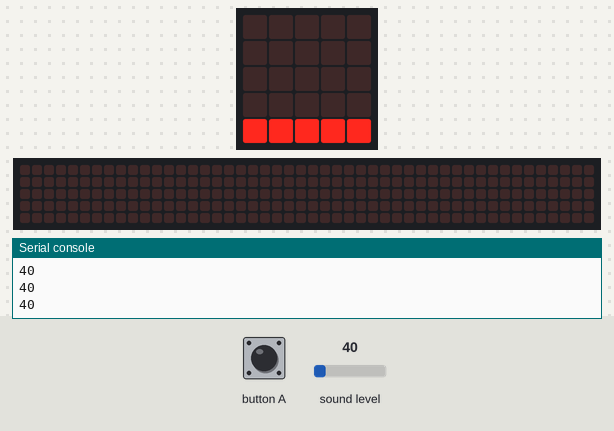
This program was run on a simulated BBC micro:bit (MakeCode). Parts: the board's 5×5 LED display, a strip that is not on the board, showing the scrolling text unrolled, the last lines printed to the serial console. The inputs (shaded band) are chosen by the test bench; at power-on: sound level 40. The 48×5 strip is a reading aid, not a part: it shows the text the display is scrolling, unrolled, one strip-width of it at a time.

Above: at 1.2 s.
1.3 s: button A pressed for 0.15 s
At 1.39 s:
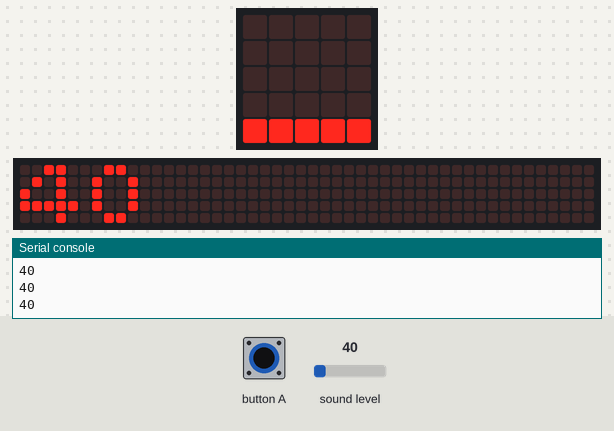
2.0 s: sound level set to 5
At 4.8 s:
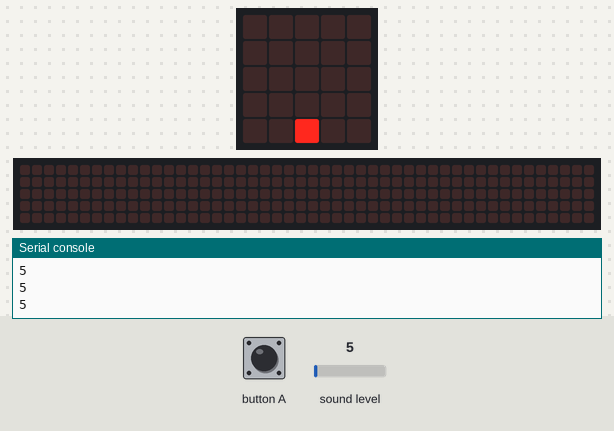
5.0 s: sound level set to 64
At 5.6 s:
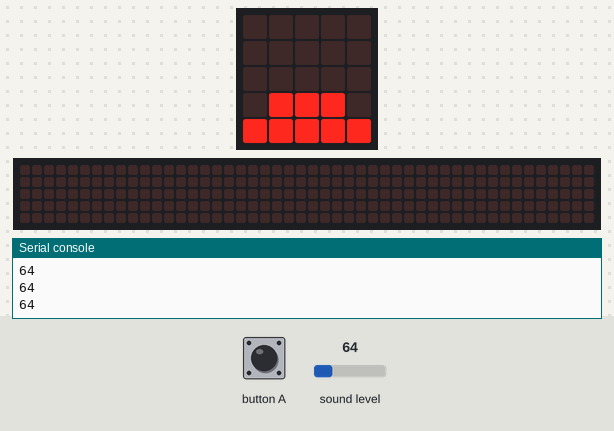
6.5 s: button A pressed for 1 s
At 6.58 s:
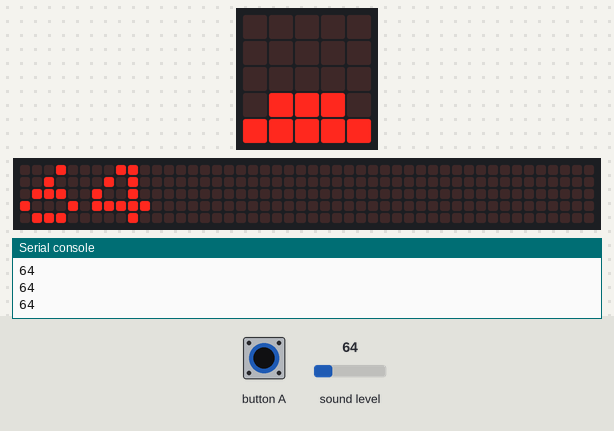
8.1 s: sound level set to 128
At 9.7 s:
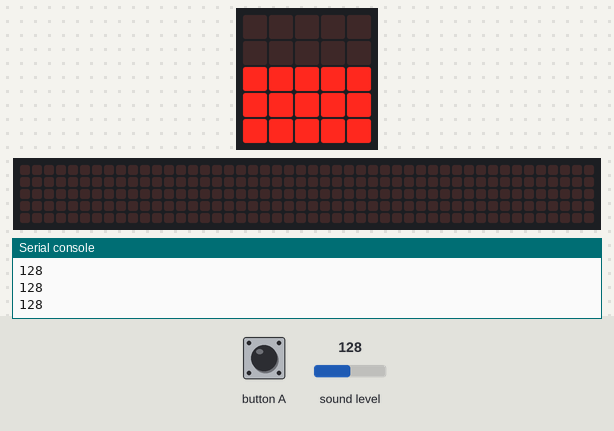
10.7 s: button A pressed for 0.15 s
At 10.79 s:
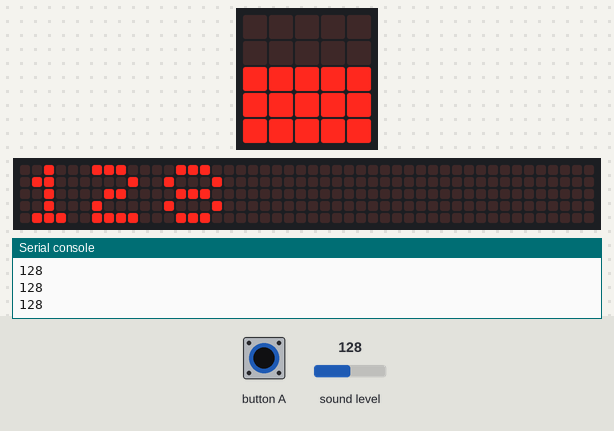
Timing chart, 0 to 12.4 s (numbered marks = the images above; inputs shaded):
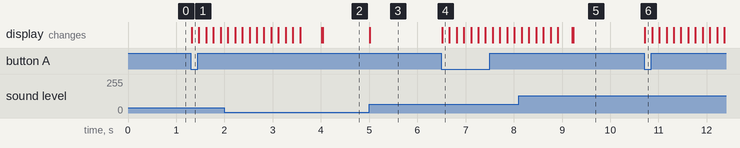

The program:

main.ts
```typescript
let soundLevel = 0
let maxSound = 0
basic.forever(function () {
    if (input.buttonIsPressed(Button.A)) {
        basic.showNumber(maxSound)
    } else {
        soundLevel = input.soundLevel()
        led.plotBarGraph(
        soundLevel,
        255
        )
        if (soundLevel > maxSound) {
            maxSound = soundLevel
        }
    }
})
```

test.ts
```typescript
// 在此处测试；当此软件包作为插件使用时，将不会编译此软件包。
```

Measured:
- after the input at 1.3 s, the display: changes at once (image 1)
- after the input at 2.0 s, the display: first differs from a run without the input after 2.0 s (image 2)
- after the input at 5.0 s, the display: changes at once (image 3)
- after the input at 6.5 s, the display: changes at once (image 4)
- after the input at 8.1 s, the display: first differs from a run without the input after 1.1 s (image 5)
- after the input at 10.7 s, the display: changes at once (image 6)
